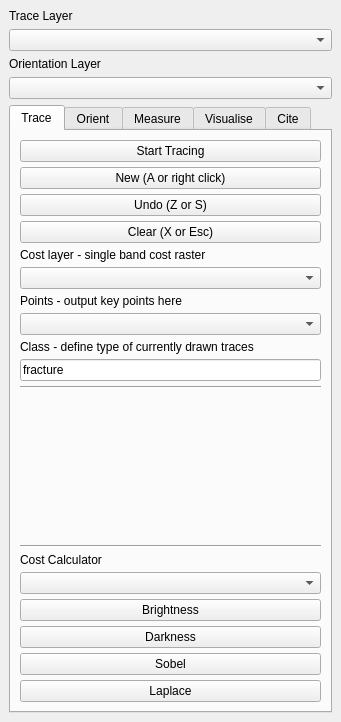
<?xml version="1.0" encoding="UTF-8"?>
<ui version="4.0">
 <class>GeoTraceDockWidgetBase</class>
 <widget class="QDockWidget" name="GeoTraceDockWidgetBase">
  <property name="geometry">
   <rect>
    <x>0</x>
    <y>0</y>
    <width>341</width>
    <height>722</height>
   </rect>
  </property>
  <property name="windowTitle">
   <string>GeoTrace2</string>
  </property>
  <widget class="QWidget" name="dockWidgetContents">
   <layout class="QGridLayout" name="gridLayout">
    <item row="0" column="0">
     <widget class="QLabel" name="label_8">
      <property name="text">
       <string>Trace Layer</string>
      </property>
     </widget>
    </item>
    <item row="2" column="0">
     <widget class="QLabel" name="label_4">
      <property name="text">
       <string>Orientation Layer</string>
      </property>
     </widget>
    </item>
    <item row="4" column="0">
     <widget class="QTabWidget" name="tabbar">
      <property name="tabShape">
       <enum>QTabWidget::Rounded</enum>
      </property>
      <property name="currentIndex">
       <number>0</number>
      </property>
      <widget class="QWidget" name="traceTab">
       <attribute name="title">
        <string>Trace</string>
       </attribute>
       <layout class="QVBoxLayout" name="verticalLayout">
        <property name="spacing">
         <number>5</number>
        </property>
        <item>
         <widget class="QPushButton" name="tt_start">
          <property name="text">
           <string>Start Tracing</string>
          </property>
         </widget>
        </item>
        <item>
         <widget class="QPushButton" name="tt_new">
          <property name="text">
           <string>New (A or right click)</string>
          </property>
         </widget>
        </item>
        <item>
         <widget class="QPushButton" name="tt_undo">
          <property name="text">
           <string>Undo (Z or S)</string>
          </property>
         </widget>
        </item>
        <item>
         <widget class="QPushButton" name="tt_clear">
          <property name="text">
           <string>Clear (X or Esc)</string>
          </property>
         </widget>
        </item>
        <item>
         <widget class="QLabel" name="label">
          <property name="sizePolicy">
           <sizepolicy hsizetype="Preferred" vsizetype="Fixed">
            <horstretch>0</horstretch>
            <verstretch>0</verstretch>
           </sizepolicy>
          </property>
          <property name="text">
           <string>Cost layer - single band cost raster</string>
          </property>
         </widget>
        </item>
        <item>
         <widget class="QgsMapLayerComboBox" name="tt_cost">
          <property name="editable">
           <bool>false</bool>
          </property>
          <property name="currentText">
           <string/>
          </property>
          <property name="allowEmptyLayer">
           <bool>true</bool>
          </property>
         </widget>
        </item>
        <item>
         <widget class="QLabel" name="label_3">
          <property name="text">
           <string>Points - output key points here</string>
          </property>
         </widget>
        </item>
        <item>
         <widget class="QgsMapLayerComboBox" name="tt_points">
          <property name="allowEmptyLayer">
           <bool>true</bool>
          </property>
         </widget>
        </item>
        <item>
         <widget class="QLabel" name="label_5">
          <property name="text">
           <string>Class - define type of currently drawn traces</string>
          </property>
         </widget>
        </item>
        <item>
         <widget class="QLineEdit" name="tt_class">
          <property name="toolTip">
           <string>The &quot;class&quot; field of created traces and points will be attributed with this value.</string>
          </property>
          <property name="text">
           <string>fracture</string>
          </property>
         </widget>
        </item>
        <item>
         <widget class="Line" name="line">
          <property name="orientation">
           <enum>Qt::Horizontal</enum>
          </property>
         </widget>
        </item>
        <item>
         <spacer name="verticalSpacer">
          <property name="orientation">
           <enum>Qt::Vertical</enum>
          </property>
          <property name="sizeHint" stdset="0">
           <size>
            <width>20</width>
            <height>40</height>
           </size>
          </property>
         </spacer>
        </item>
        <item>
         <widget class="Line" name="line_2">
          <property name="orientation">
           <enum>Qt::Horizontal</enum>
          </property>
         </widget>
        </item>
        <item>
         <widget class="QLabel" name="label_2">
          <property name="text">
           <string>Cost Calculator</string>
          </property>
         </widget>
        </item>
        <item>
         <widget class="QgsMapLayerComboBox" name="tt_costinput"/>
        </item>
        <item>
         <widget class="QPushButton" name="cc_brightness">
          <property name="toolTip">
           <string>Cost function that follows bright pixels (e.g. veins).</string>
          </property>
          <property name="text">
           <string>Brightness</string>
          </property>
         </widget>
        </item>
        <item>
         <widget class="QPushButton" name="cc_darkness">
          <property name="toolTip">
           <string>Cost function that follows dark pixels (e.g. fractures)</string>
          </property>
          <property name="text">
           <string>Darkness</string>
          </property>
         </widget>
        </item>
        <item>
         <widget class="QPushButton" name="cc_sobel">
          <property name="toolTip">
           <string>Follow edges using Sobel gradient filter</string>
          </property>
          <property name="text">
           <string>Sobel</string>
          </property>
         </widget>
        </item>
        <item>
         <widget class="QPushButton" name="cc_laplace">
          <property name="toolTip">
           <string>Follow ridges using Laplace filter</string>
          </property>
          <property name="text">
           <string>Laplace</string>
          </property>
         </widget>
        </item>
       </layout>
      </widget>
      <widget class="QWidget" name="oriTab">
       <property name="enabled">
        <bool>false</bool>
       </property>
       <attribute name="title">
        <string>Orient</string>
       </attribute>
       <layout class="QVBoxLayout" name="verticalLayout_2">
        <item>
         <widget class="QLabel" name="label_6">
          <property name="sizePolicy">
           <sizepolicy hsizetype="Preferred" vsizetype="Fixed">
            <horstretch>0</horstretch>
            <verstretch>0</verstretch>
           </sizepolicy>
          </property>
          <property name="text">
           <string>DEM - needed to estimate 3D orientation</string>
          </property>
         </widget>
        </item>
        <item>
         <widget class="QgsMapLayerComboBox" name="ot_dem"/>
        </item>
        <item>
         <widget class="QLabel" name="label_7">
          <property name="text">
           <string>Scale - size of moving window in pixels</string>
          </property>
         </widget>
        </item>
        <item>
         <widget class="QDoubleSpinBox" name="ot_scale">
          <property name="toolTip">
           <string>If scale is zero then no moving window will be applied</string>
          </property>
          <property name="decimals">
           <number>0</number>
          </property>
          <property name="minimum">
           <double>3.000000000000000</double>
          </property>
          <property name="maximum">
           <double>10000.000000000000000</double>
          </property>
          <property name="value">
           <double>100.000000000000000</double>
          </property>
         </widget>
        </item>
        <item>
         <widget class="QPushButton" name="ot_estimate">
          <property name="toolTip">
           <string>Estimate the strike and dip of the selected trace layer</string>
          </property>
          <property name="text">
           <string>Estimate orientations!</string>
          </property>
         </widget>
        </item>
        <item>
         <widget class="QPushButton" name="ot_impute">
          <property name="text">
           <string>Impute (missing) orientations</string>
          </property>
         </widget>
        </item>
        <item>
         <widget class="Line" name="line_3">
          <property name="orientation">
           <enum>Qt::Horizontal</enum>
          </property>
         </widget>
        </item>
        <item>
         <spacer name="verticalSpacer_2">
          <property name="orientation">
           <enum>Qt::Vertical</enum>
          </property>
          <property name="sizeHint" stdset="0">
           <size>
            <width>20</width>
            <height>55</height>
           </size>
          </property>
         </spacer>
        </item>
        <item>
         <widget class="Line" name="line_4">
          <property name="orientation">
           <enum>Qt::Horizontal</enum>
          </property>
         </widget>
        </item>
        <item>
         <widget class="QLabel" name="label_12">
          <property name="text">
           <string>Threshold 1</string>
          </property>
         </widget>
        </item>
        <item>
         <widget class="QSlider" name="horizontalSlider">
          <property name="orientation">
           <enum>Qt::Horizontal</enum>
          </property>
         </widget>
        </item>
        <item>
         <widget class="QLabel" name="label_13">
          <property name="text">
           <string>Threshold 2</string>
          </property>
         </widget>
        </item>
        <item>
         <widget class="QSlider" name="horizontalSlider_2">
          <property name="orientation">
           <enum>Qt::Horizontal</enum>
          </property>
         </widget>
        </item>
        <item>
         <widget class="QLabel" name="label_14">
          <property name="text">
           <string>Threshold 3</string>
          </property>
         </widget>
        </item>
        <item>
         <widget class="QSlider" name="horizontalSlider_3">
          <property name="orientation">
           <enum>Qt::Horizontal</enum>
          </property>
         </widget>
        </item>
       </layout>
      </widget>
      <widget class="QWidget" name="measTab">
       <property name="enabled">
        <bool>false</bool>
       </property>
       <attribute name="title">
        <string>Measure</string>
       </attribute>
       <layout class="QVBoxLayout" name="verticalLayout_3">
        <item>
         <widget class="QPushButton" name="mt_intensity">
          <property name="toolTip">
           <string>Measure P21 fracture intensity from mapped 2D trace lengths</string>
          </property>
          <property name="text">
           <string>P21 fracture intensity</string>
          </property>
         </widget>
        </item>
        <item>
         <widget class="QPushButton" name="mt_thickness">
          <property name="text">
           <string>True thickness</string>
          </property>
         </widget>
        </item>
        <item>
         <widget class="QLabel" name="label_10">
          <property name="text">
           <string>Scale - size of moving window in pixels</string>
          </property>
         </widget>
        </item>
        <item>
         <widget class="QDoubleSpinBox" name="ot_scale_2">
          <property name="toolTip">
           <string>If scale is zero then no moving window will be applied</string>
          </property>
          <property name="minimum">
           <double>5.000000000000000</double>
          </property>
          <property name="maximum">
           <double>10000.000000000000000</double>
          </property>
          <property name="value">
           <double>100.000000000000000</double>
          </property>
         </widget>
        </item>
        <item>
         <spacer name="verticalSpacer_3">
          <property name="orientation">
           <enum>Qt::Vertical</enum>
          </property>
          <property name="sizeHint" stdset="0">
           <size>
            <width>20</width>
            <height>315</height>
           </size>
          </property>
         </spacer>
        </item>
       </layout>
      </widget>
      <widget class="QWidget" name="visTab">
       <property name="enabled">
        <bool>false</bool>
       </property>
       <attribute name="title">
        <string>Visualise</string>
       </attribute>
       <layout class="QVBoxLayout" name="verticalLayout_4">
        <item>
         <widget class="QLabel" name="label_9">
          <property name="text">
           <string>Rose diagram (2D)</string>
          </property>
         </widget>
        </item>
        <item>
         <widget class="QGraphicsView" name="vp_rose"/>
        </item>
        <item>
         <widget class="QLabel" name="label_11">
          <property name="text">
           <string>Stereonet (3D)</string>
          </property>
         </widget>
        </item>
        <item>
         <widget class="QGraphicsView" name="vp_stereo"/>
        </item>
       </layout>
      </widget>
      <widget class="QWidget" name="helptab">
       <attribute name="title">
        <string>Cite</string>
       </attribute>
       <layout class="QVBoxLayout" name="verticalLayout_5">
        <item>
         <widget class="QTextBrowser" name="textBrowser">
          <property name="html">
           <string>&lt;!DOCTYPE HTML PUBLIC &quot;-//W3C//DTD HTML 4.0//EN&quot; &quot;http://www.w3.org/TR/REC-html40/strict.dtd&quot;&gt;
&lt;html&gt;&lt;head&gt;&lt;meta name=&quot;qrichtext&quot; content=&quot;1&quot; /&gt;&lt;style type=&quot;text/css&quot;&gt;
p, li { white-space: pre-wrap; }
&lt;/style&gt;&lt;/head&gt;&lt;body style=&quot; font-family:'.AppleSystemUIFont'; font-size:13pt; font-weight:400; font-style:normal;&quot;&gt;
&lt;p style=&quot; margin-top:0px; margin-bottom:0px; margin-left:0px; margin-right:0px; -qt-block-indent:0; text-indent:0px;&quot;&gt;&lt;span style=&quot; font-family:'-apple-system','system-ui','Segoe UI','Noto Sans','Helvetica','Arial','sans-serif','Apple Color Emoji','Segoe UI Emoji'; font-size:18pt; font-weight:600; color:#24292f;&quot;&gt;About GeoTrace&lt;/span&gt;&lt;/p&gt;
&lt;p style=&quot;-qt-paragraph-type:empty; margin-top:0px; margin-bottom:0px; margin-left:0px; margin-right:0px; -qt-block-indent:0; text-indent:0px; font-family:'-apple-system','system-ui','Segoe UI','Noto Sans','Helvetica','Arial','sans-serif','Apple Color Emoji','Segoe UI Emoji'; font-size:18pt; font-weight:600; color:#24292f;&quot;&gt;&lt;br /&gt;&lt;/p&gt;
&lt;p style=&quot; margin-top:0px; margin-bottom:0px; margin-left:0px; margin-right:0px; -qt-block-indent:0; text-indent:0px;&quot;&gt;&lt;span style=&quot; font-family:'-apple-system','system-ui','Segoe UI','Noto Sans','Helvetica','Arial','sans-serif','Apple Color Emoji','Segoe UI Emoji'; color:#24292f; background-color:#ffffff;&quot;&gt;GeoTrace is a a QGIS plugin containing some helpful tools for extracting and analysing the orientations of geological structures. It can be used to rapidly digitize structural traces in raster data, estimate their 3D orientations using an associated DEM, and then visualise the results on stereonets and rose diagrams.&lt;/span&gt;&lt;/p&gt;
&lt;p style=&quot; margin-top:0px; margin-bottom:16px; margin-left:0px; margin-right:0px; -qt-block-indent:0; text-indent:0px; background-color:#ffffff;&quot;&gt;&lt;span style=&quot; font-family:'-apple-system','system-ui','Segoe UI','Noto Sans','Helvetica','Arial','sans-serif','Apple Color Emoji','Segoe UI Emoji'; color:#24292f; background-color:#ffffff;&quot;&gt;The trace extraction method (&lt;/span&gt;&lt;span style=&quot; font-family:'-apple-system','system-ui','Segoe UI','Noto Sans','Helvetica','Arial','sans-serif','Apple Color Emoji','Segoe UI Emoji'; font-style:italic; color:#24292f;&quot;&gt;Trace&lt;/span&gt;&lt;span style=&quot; font-family:'-apple-system','system-ui','Segoe UI','Noto Sans','Helvetica','Arial','sans-serif','Apple Color Emoji','Segoe UI Emoji'; color:#24292f;&quot;&gt; tab) uses a least-cost path algorithm to &amp;quot;follow&amp;quot; linear features in the raster. This relies on a single-channel cost raster in which the structures of interest are represented by low values, and the background by high values. A variety of functions for quickly calculating such a cost function have been included in the &lt;/span&gt;&lt;span style=&quot; font-family:'-apple-system','system-ui','Segoe UI','Noto Sans','Helvetica','Arial','sans-serif','Apple Color Emoji','Segoe UI Emoji'; font-style:italic; color:#24292f;&quot;&gt;Cost Calculator&lt;/span&gt;&lt;span style=&quot; font-family:'-apple-system','system-ui','Segoe UI','Noto Sans','Helvetica','Arial','sans-serif','Apple Color Emoji','Segoe UI Emoji'; color:#24292f;&quot;&gt; tab.&lt;/span&gt;&lt;/p&gt;
&lt;p style=&quot; margin-top:0px; margin-bottom:16px; margin-left:0px; margin-right:0px; -qt-block-indent:0; text-indent:0px; background-color:#ffffff;&quot;&gt;&lt;span style=&quot; font-family:'-apple-system','system-ui','Segoe UI','Noto Sans','Helvetica','Arial','sans-serif','Apple Color Emoji','Segoe UI Emoji'; color:#24292f;&quot;&gt;The tool also includes a series of methods for estimating 3-D orientations for geological structures based on their map-trace and 3D digital elevation data, and derived properties such as thickness. These methods are currently under active development, so have been disabled in this version.&lt;/span&gt;&lt;/p&gt;
&lt;p style=&quot; margin-top:0px; margin-bottom:16px; margin-left:0px; margin-right:0px; -qt-block-indent:0; text-indent:0px; background-color:#ffffff;&quot;&gt;&lt;span style=&quot; font-family:'-apple-system','system-ui','Segoe UI','Noto Sans','Helvetica','Arial','sans-serif','Apple Color Emoji','Segoe UI Emoji'; font-size:18pt; font-weight:600; color:#24292f;&quot;&gt;Further reading and citations&lt;/span&gt;&lt;/p&gt;
&lt;p style=&quot; margin-top:0px; margin-bottom:16px; margin-left:0px; margin-right:0px; -qt-block-indent:0; text-indent:0px; background-color:#ffffff;&quot;&gt;&lt;span style=&quot; font-family:'-apple-system','system-ui','Segoe UI','Noto Sans','Helvetica','Arial','sans-serif','Apple Color Emoji','Segoe UI Emoji'; color:#24292f; background-color:#ffffff;&quot;&gt;If you found this tool useful, please cite&lt;/span&gt;&lt;span style=&quot; font-family:'-apple-system','system-ui','Segoe UI','Noto Sans','Helvetica','Arial','sans-serif','Apple Color Emoji','Segoe UI Emoji'; color:#24292f;&quot;&gt; &lt;/span&gt;&lt;span style=&quot; font-family:'-apple-system','system-ui','Segoe UI','Noto Sans','Helvetica','Arial','sans-serif','Apple Color Emoji','Segoe UI Emoji'; font-style:italic; color:#24292f;&quot;&gt;Thiele et al., 2017&lt;/span&gt;&lt;span style=&quot; font-family:'-apple-system','system-ui','Segoe UI','Noto Sans','Helvetica','Arial','sans-serif','Apple Color Emoji','Segoe UI Emoji'; color:#24292f;&quot;&gt;. The publication also contains a more detailed description of the methods employed by this plugin.&lt;/span&gt;&lt;/p&gt;
&lt;p style=&quot; margin-top:0px; margin-bottom:16px; margin-left:0px; margin-right:0px; -qt-block-indent:0; text-indent:0px; background-color:#ffffff;&quot;&gt;&lt;span style=&quot; font-family:'-apple-system','system-ui','Segoe UI','Noto Sans','Helvetica','Arial','sans-serif','Apple Color Emoji','Segoe UI Emoji'; font-style:italic; color:#24292f;&quot;&gt;Thiele, S. T., Grose, L., Samsu, A., Micklethwaite, S., Vollgger, S. A., and Cruden, A. R.: Rapid, semi-automatic fracture and contact mapping for point clouds, images and geophysical data, Solid Earth, 8, 1241-1253, &lt;/span&gt;&lt;a href=&quot;https://doi.org/10.5194/se-8-1241-2017&quot;&gt;&lt;span style=&quot; text-decoration: underline; color:#0068da;&quot;&gt;https://doi.org/10.5194/se-8-1241-2017&lt;/span&gt;&lt;/a&gt;&lt;span style=&quot; font-family:'-apple-system','system-ui','Segoe UI','Noto Sans','Helvetica','Arial','sans-serif','Apple Color Emoji','Segoe UI Emoji'; font-style:italic; color:#24292f;&quot;&gt;, 2017&lt;/span&gt;&lt;/p&gt;
&lt;p style=&quot;-qt-paragraph-type:empty; margin-top:0px; margin-bottom:16px; margin-left:0px; margin-right:0px; -qt-block-indent:0; text-indent:0px; font-family:'-apple-system','system-ui','Segoe UI','Noto Sans','Helvetica','Arial','sans-serif','Apple Color Emoji','Segoe UI Emoji'; color:#24292f; background-color:#ffffff;&quot;&gt;&lt;br /&gt;&lt;/p&gt;
&lt;p style=&quot; margin-top:0px; margin-bottom:0px; margin-left:0px; margin-right:0px; -qt-block-indent:0; text-indent:0px;&quot;&gt;&lt;br /&gt;&lt;/p&gt;
&lt;p style=&quot;-qt-paragraph-type:empty; margin-top:0px; margin-bottom:16px; margin-left:0px; margin-right:0px; -qt-block-indent:0; text-indent:0px; font-family:'-apple-system','system-ui','Segoe UI','Noto Sans','Helvetica','Arial','sans-serif','Apple Color Emoji','Segoe UI Emoji'; color:#24292f; background-color:#ffffff;&quot;&gt;&lt;br /&gt;&lt;/p&gt;&lt;/body&gt;&lt;/html&gt;</string>
          </property>
         </widget>
        </item>
       </layout>
      </widget>
     </widget>
    </item>
    <item row="1" column="0">
     <widget class="QgsMapLayerComboBox" name="traces">
      <property name="editable">
       <bool>false</bool>
      </property>
      <property name="currentText">
       <string/>
      </property>
      <property name="allowEmptyLayer">
       <bool>true</bool>
      </property>
     </widget>
    </item>
    <item row="3" column="0">
     <widget class="QgsMapLayerComboBox" name="orientations">
      <property name="editable">
       <bool>false</bool>
      </property>
      <property name="currentText">
       <string/>
      </property>
      <property name="allowEmptyLayer">
       <bool>true</bool>
      </property>
     </widget>
    </item>
   </layout>
  </widget>
 </widget>
 <customwidgets>
  <customwidget>
   <class>QgsMapLayerComboBox</class>
   <extends>QComboBox</extends>
   <header>qgsmaplayercombobox.h</header>
  </customwidget>
 </customwidgets>
 <resources>
  <include location="resources.qrc"/>
 </resources>
 <connections/>
</ui>
